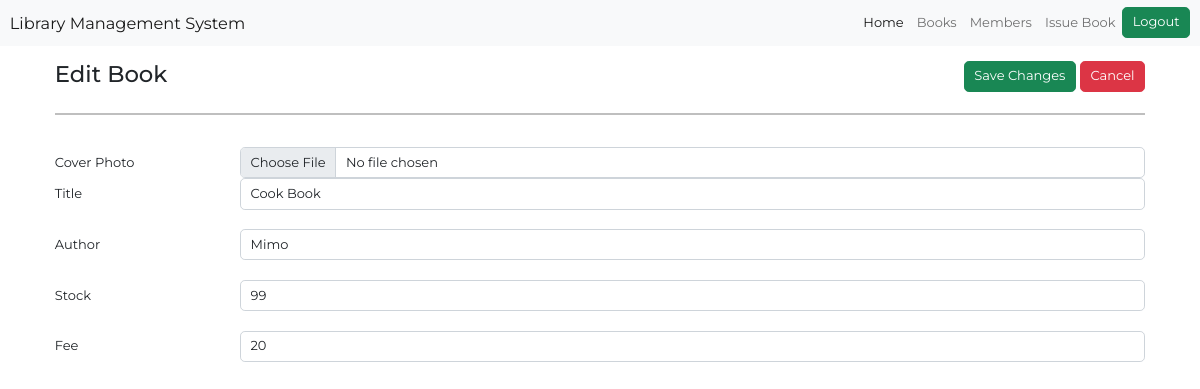
The app's page /edit_book/1 with its own data.
### app.py (models this page shows)
class Book(db.Model):
    id = db.Column(db.Integer, primary_key=True)
    title = db.Column(db.String(100), nullable=False)
    author = db.Column(db.String(100), nullable=False)
    stock = db.Column(db.Integer, nullable=False)
    fee = db.Column(db.Integer, nullable=False)
    cover_photo = db.Column(db.String(100))

### app.py (the view, shortened to what this page needs)
@app.route('/edit_book/<int:book_id>', methods=['GET', 'POST'])
def edit_book(book_id):
    book = Book.query.get(book_id)
    if book:
        return render_template('edit_book.html', book=book)
    return redirect(url_for('home'))

### templates/edit_book.html (shortened to what this page needs)
{% extends 'base.html' %}
{% block content %}
<form id="book_form" method="POST" action="{{ url_for('edit_book', book_id=book.id) }}" style="margin: 15px">
    <div class="topheading">
        <h3 style="float:left">Edit Book</h3>
        <div class="buttonactions" style="float: right;">
            <button class="btn btn-success" type="submit" name="submit">Save Changes</button>
            <button class="btn btn-danger"><a href="{{ url_for('books') }}">Cancel</a></button>
        </div>
    </div>
    <br><br>
    <hr style="border-top: 2px solid black">
    <br>
    <div class="form-group row" >
        <label for="cover_photo" class="col-sm-2 col-form-label">Cover Photo</label>
        <div class="col-sm-10">
            <input type="file" class="form-control" id="cover_photo" placeholder="cover_photo" name="cover_photo" required>
        </div>
    </div>
    <div class="form-group row">
        <label for="title" class="col-sm-2 col-form-label">Title</label>
        <div class="col-sm-10">
            <input type="text" class="form-control" id="title" name="title" value="{{ book.title }}" required>
        </div>
    </div>
    <br>
    <div class="form-group row">
        <label for="author" class="col-sm-2 col-form-label">Author</label>
        <div class="col-sm-10">
            <input type="text" class="form-control" id="author" name="author" value="{{ book.author }}" required>
        </div>
    </div>
    <br>
    <div class="form-group row">
        <label for="stock" class="col-sm-2 col-form-label">Stock</label>
        <div class="col-sm-10">
            <input type="number" class="form-control" id="stock" name="stock" value="{{ book.stock }}" required>
        </div>
    </div>
    <br>
    <div class="form-group row">
        <label for="fee" class="col-sm-2 col-form-label">Fee</label>
        <div class="col-sm-10">
            <input type="number" class="form-control" id="fee" name="fee" value="{{ book.fee }}" required>
        </div>
    </div>
</form>
{% endblock %}

### static/css/styles.css (style rules this page uses)
a { text-decoration: none; }

### templates/base.html (style rules this page uses)
* { font-family: 'Montserrat', sans-serif; font-size: small; }
a { text-decoration: none; color: white; }

### records on screen
Book: title "Cook Book", author "Mimo", stock "99", fee "20"
